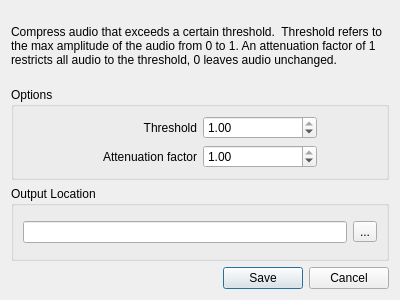
<?xml version="1.0" encoding="UTF-8"?>
<ui version="4.0">
 <class>CompressionDialog</class>
 <widget class="QDialog" name="CompressionDialog">
  <property name="windowModality">
   <enum>Qt::ApplicationModal</enum>
  </property>
  <property name="geometry">
   <rect>
    <x>0</x>
    <y>0</y>
    <width>400</width>
    <height>300</height>
   </rect>
  </property>
  <property name="sizePolicy">
   <sizepolicy hsizetype="Fixed" vsizetype="Fixed">
    <horstretch>0</horstretch>
    <verstretch>0</verstretch>
   </sizepolicy>
  </property>
  <property name="minimumSize">
   <size>
    <width>400</width>
    <height>300</height>
   </size>
  </property>
  <property name="windowTitle">
   <string>Processor: Compression</string>
  </property>
  <layout class="QVBoxLayout" name="verticalLayout_3">
   <item>
    <widget class="QLabel" name="description">
     <property name="maximumSize">
      <size>
       <width>16777215</width>
       <height>70</height>
      </size>
     </property>
     <property name="text">
      <string>Compress audio that exceeds a certain threshold.  Threshold refers to the max amplitude of the audio from 0 to 1. An attenuation factor of 1 restricts all audio to the threshold, 0 leaves audio unchanged. </string>
     </property>
     <property name="wordWrap">
      <bool>true</bool>
     </property>
    </widget>
   </item>
   <item>
    <widget class="QGroupBox" name="groupBox_2">
     <property name="title">
      <string>Options</string>
     </property>
     <layout class="QVBoxLayout" name="verticalLayout">
      <item>
       <layout class="QHBoxLayout" name="horizontalLayout_2">
        <item>
         <spacer name="horizontalSpacer">
          <property name="orientation">
           <enum>Qt::Horizontal</enum>
          </property>
          <property name="sizeType">
           <enum>QSizePolicy::Fixed</enum>
          </property>
          <property name="sizeHint" stdset="0">
           <size>
            <width>60</width>
            <height>20</height>
           </size>
          </property>
         </spacer>
        </item>
        <item>
         <widget class="QLabel" name="thresholdLabel">
          <property name="text">
           <string>Threshold</string>
          </property>
          <property name="alignment">
           <set>Qt::AlignRight|Qt::AlignTrailing|Qt::AlignVCenter</set>
          </property>
         </widget>
        </item>
        <item>
         <widget class="QDoubleSpinBox" name="threshold">
          <property name="maximum">
           <double>1.000000000000000</double>
          </property>
          <property name="singleStep">
           <double>0.100000000000000</double>
          </property>
          <property name="value">
           <double>1.000000000000000</double>
          </property>
         </widget>
        </item>
        <item>
         <spacer name="horizontalSpacer_2">
          <property name="orientation">
           <enum>Qt::Horizontal</enum>
          </property>
          <property name="sizeType">
           <enum>QSizePolicy::Fixed</enum>
          </property>
          <property name="sizeHint" stdset="0">
           <size>
            <width>60</width>
            <height>20</height>
           </size>
          </property>
         </spacer>
        </item>
       </layout>
      </item>
      <item>
       <layout class="QHBoxLayout" name="horizontalLayout_3">
        <item>
         <spacer name="horizontalSpacer_3">
          <property name="orientation">
           <enum>Qt::Horizontal</enum>
          </property>
          <property name="sizeType">
           <enum>QSizePolicy::Fixed</enum>
          </property>
          <property name="sizeHint" stdset="0">
           <size>
            <width>60</width>
            <height>20</height>
           </size>
          </property>
         </spacer>
        </item>
        <item>
         <widget class="QLabel" name="attenuation">
          <property name="text">
           <string>Attenuation factor</string>
          </property>
          <property name="alignment">
           <set>Qt::AlignRight|Qt::AlignTrailing|Qt::AlignVCenter</set>
          </property>
         </widget>
        </item>
        <item>
         <widget class="QDoubleSpinBox" name="attenuationFactor">
          <property name="maximum">
           <double>1.000000000000000</double>
          </property>
          <property name="singleStep">
           <double>0.100000000000000</double>
          </property>
          <property name="value">
           <double>1.000000000000000</double>
          </property>
         </widget>
        </item>
        <item>
         <spacer name="horizontalSpacer_4">
          <property name="orientation">
           <enum>Qt::Horizontal</enum>
          </property>
          <property name="sizeType">
           <enum>QSizePolicy::Fixed</enum>
          </property>
          <property name="sizeHint" stdset="0">
           <size>
            <width>60</width>
            <height>20</height>
           </size>
          </property>
         </spacer>
        </item>
       </layout>
      </item>
     </layout>
    </widget>
   </item>
   <item>
    <widget class="QGroupBox" name="groupBox">
     <property name="title">
      <string>Output Location</string>
     </property>
     <layout class="QVBoxLayout" name="verticalLayout_2">
      <item>
       <layout class="QHBoxLayout" name="horizontalLayout">
        <item>
         <widget class="QLineEdit" name="outputPath"/>
        </item>
        <item>
         <widget class="QToolButton" name="pathDialogButton">
          <property name="text">
           <string>...</string>
          </property>
          <property name="icon">
           <iconset resource="../resources/resources.qrc">
            <normaloff>:/images/OneDrive_Folder_Icon.svg.png</normaloff>:/images/OneDrive_Folder_Icon.svg.png</iconset>
          </property>
         </widget>
        </item>
       </layout>
      </item>
     </layout>
    </widget>
   </item>
   <item>
    <widget class="QDialogButtonBox" name="dialogButtons">
     <property name="orientation">
      <enum>Qt::Horizontal</enum>
     </property>
     <property name="standardButtons">
      <set>QDialogButtonBox::Cancel|QDialogButtonBox::Save</set>
     </property>
    </widget>
   </item>
  </layout>
 </widget>
 <resources>
  <include location="../resources/resources.qrc"/>
 </resources>
 <connections/>
</ui>
